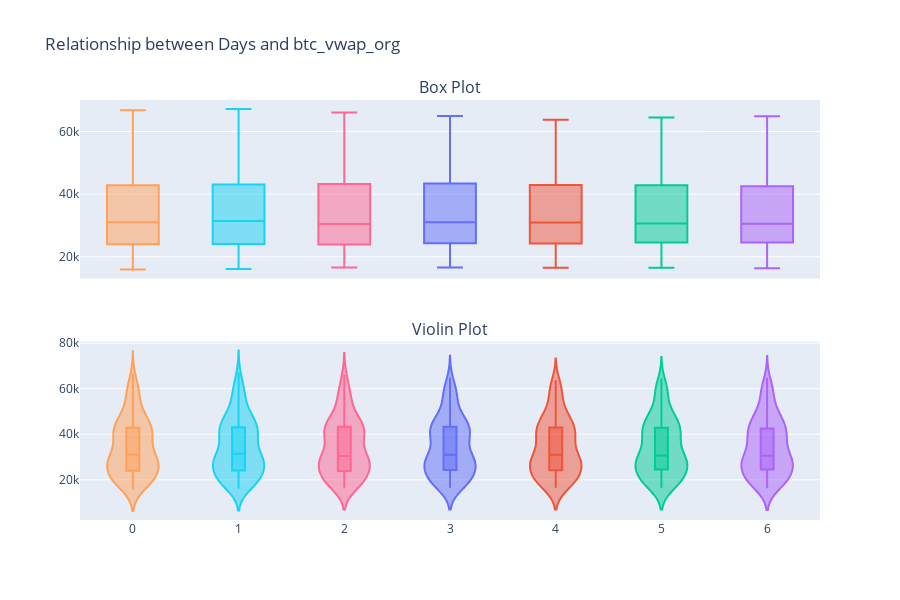

This figure's notebook cell:
### Code cell
fig_box = px.box(data, x='weekday', y='btc_vwap_org', color='weekday',
                 title='The Relationship between Days and btc_vwap_org',
                 labels={'btc_vwap_org': 'btc_vwap_org', 'weekday': 'Weekday'})

fig_violin = px.violin(data, x='weekday', y='btc_vwap_org', color='weekday',
                       box=True, title='The Relationship between Days and btc_vwap_org',
                       labels={'btc_vwap_org': 'btc_vwap_org', 'weekday': 'Weekday'})

fig_days = make_subplots(rows=2, cols=1,
                         subplot_titles=['Box Plot', 'Violin Plot'],
                         shared_xaxes=True,
                         vertical_spacing=0.15)

for trace in fig_box['data']:
    fig_days.add_trace(trace, row=1, col=1)

for trace in fig_violin['data']:
    fig_days.add_trace(trace, row=2, col=1)

fig_days.update_layout(showlegend=False, height=600, title_text='Relationship between Days and btc_vwap_org')
fig_days.show()

### Figure 1 — Plotly figure (JSON) as saved in the notebook; plotly's stock layout.template omitted (floating-point values rounded to 4 significant figures; data arrays with more than 128 entries replaced by an {"elided": "..."} marker saying what was removed)
{"data": [{"alignmentgroup": "True", "hovertemplate": "Weekday=%{x}<br>btc_vwap_org=%{y}<extra></extra>", "legendgroup": "3", "marker": {"color": "#636efa"}, "name": "3", "notched": false, "offsetgroup": "3", "orientation": "v", "showlegend": true, "type": "box", "x": {"elided": "151 int values"}, "x0": " ", "xaxis": "x", "y": {"elided": "151 float values"}, "y0": " ", "yaxis": "y"}, {"alignmentgroup": "True", "hovertemplate": "Weekday=%{x}<br>btc_vwap_org=%{y}<extra></extra>", "legendgroup": "4", "marker": {"color": "#EF553B"}, "name": "4", "notched": false, "offsetgroup": "4", "orientation": "v", "showlegend": true, "type": "box", "x": {"elided": "151 int values"}, "x0": " ", "xaxis": "x", "y": {"elided": "151 float values"}, "y0": " ", "yaxis": "y"}, {"alignmentgroup": "True", "hovertemplate": "Weekday=%{x}<br>btc_vwap_org=%{y}<extra></extra>", "legendgroup": "5", "marker": {"color": "#00cc96"}, "name": "5", "notched": false, "offsetgroup": "5", "orientation": "v", "showlegend": true, "type": "box", "x": {"elided": "151 int values"}, "x0": " ", "xaxis": "x", "y": {"elided": "151 float values"}, "y0": " ", "yaxis": "y"}, {"alignmentgroup": "True", "hovertemplate": "Weekday=%{x}<br>btc_vwap_org=%{y}<extra></extra>", "legendgroup": "6", "marker": {"color": "#ab63fa"}, "name": "6", "notched": false, "offsetgroup": "6", "orientation": "v", "showlegend": true, "type": "box", "x": {"elided": "151 int values"}, "x0": " ", "xaxis": "x", "y": {"elided": "151 float values"}, "y0": " ", "yaxis": "y"}, {"alignmentgroup": "True", "hovertemplate": "Weekday=%{x}<br>btc_vwap_org=%{y}<extra></extra>", "legendgroup": "0", "marker": {"color": "#FFA15A"}, "name": "0", "notched": false, "offsetgroup": "0", "orientation": "v", "showlegend": true, "type": "box", "x": {"elided": "151 int values"}, "x0": " ", "xaxis": "x", "y": {"elided": "151 float values"}, "y0": " ", "yaxis": "y"}, {"alignmentgroup": "True", "hovertemplate": "Weekday=%{x}<br>btc_vwap_org=%{y}<extra></extra>", "legendgroup": "1", "marker": {"color": "#19d3f3"}, "name": "1", "notched": false, "offsetgroup": "1", "orientation": "v", "showlegend": true, "type": "box", "x": {"elided": "151 int values"}, "x0": " ", "xaxis": "x", "y": {"elided": "151 float values"}, "y0": " ", "yaxis": "y"}, {"alignmentgroup": "True", "hovertemplate": "Weekday=%{x}<br>btc_vwap_org=%{y}<extra></extra>", "legendgroup": "2", "marker": {"color": "#FF6692"}, "name": "2", "notched": false, "offsetgroup": "2", "orientation": "v", "showlegend": true, "type": "box", "x": {"elided": "150 int values"}, "x0": " ", "xaxis": "x", "y": {"elided": "150 float values"}, "y0": " ", "yaxis": "y"}, {"alignmentgroup": "True", "box": {"visible": true}, "hovertemplate": "Weekday=%{x}<br>btc_vwap_org=%{y}<extra></extra>", "legendgroup": "3", "marker": {"color": "#636efa"}, "name": "3", "offsetgroup": "3", "orientation": "v", "scalegroup": "True", "showlegend": true, "type": "violin", "x": {"elided": "151 int values"}, "x0": " ", "xaxis": "x2", "y": {"elided": "151 float values"}, "y0": " ", "yaxis": "y2"}, {"alignmentgroup": "True", "box": {"visible": true}, "hovertemplate": "Weekday=%{x}<br>btc_vwap_org=%{y}<extra></extra>", "legendgroup": "4", "marker": {"color": "#EF553B"}, "name": "4", "offsetgroup": "4", "orientation": "v", "scalegroup": "True", "showlegend": true, "type": "violin", "x": {"elided": "151 int values"}, "x0": " ", "xaxis": "x2", "y": {"elided": "151 float values"}, "y0": " ", "yaxis": "y2"}, {"alignmentgroup": "True", "box": {"visible": true}, "hovertemplate": "Weekday=%{x}<br>btc_vwap_org=%{y}<extra></extra>", "legendgroup": "5", "marker": {"color": "#00cc96"}, "name": "5", "offsetgroup": "5", "orientation": "v", "scalegroup": "True", "showlegend": true, "type": "violin", "x": {"elided": "151 int values"}, "x0": " ", "xaxis": "x2", "y": {"elided": "151 float values"}, "y0": " ", "yaxis": "y2"}, {"alignmentgroup": "True", "box": {"visible": true}, "hovertemplate": "Weekday=%{x}<br>btc_vwap_org=%{y}<extra></extra>", "legendgroup": "6", "marker": {"color": "#ab63fa"}, "name": "6", "offsetgroup": "6", "orientation": "v", "scalegroup": "True", "showlegend": true, "type": "violin", "x": {"elided": "151 int values"}, "x0": " ", "xaxis": "x2", "y": {"elided": "151 float values"}, "y0": " ", "yaxis": "y2"}, {"alignmentgroup": "True", "box": {"visible": true}, "hovertemplate": "Weekday=%{x}<br>btc_vwap_org=%{y}<extra></extra>", "legendgroup": "0", "marker": {"color": "#FFA15A"}, "name": "0", "offsetgroup": "0", "orientation": "v", "scalegroup": "True", "showlegend": true, "type": "violin", "x": {"elided": "151 int values"}, "x0": " ", "xaxis": "x2", "y": {"elided": "151 float values"}, "y0": " ", "yaxis": "y2"}, {"alignmentgroup": "True", "box": {"visible": true}, "hovertemplate": "Weekday=%{x}<br>btc_vwap_org=%{y}<extra></extra>", "legendgroup": "1", "marker": {"color": "#19d3f3"}, "name": "1", "offsetgroup": "1", "orientation": "v", "scalegroup": "True", "showlegend": true, "type": "violin", "x": {"elided": "151 int values"}, "x0": " ", "xaxis": "x2", "y": {"elided": "151 float values"}, "y0": " ", "yaxis": "y2"}, {"alignmentgroup": "True", "box": {"visible": true}, "hovertemplate": "Weekday=%{x}<br>btc_vwap_org=%{y}<extra></extra>", "legendgroup": "2", "marker": {"color": "#FF6692"}, "name": "2", "offsetgroup": "2", "orientation": "v", "scalegroup": "True", "showlegend": true, "type": "violin", "x": {"elided": "150 int values"}, "x0": " ", "xaxis": "x2", "y": {"elided": "150 float values"}, "y0": " ", "yaxis": "y2"}], "layout": {"annotations": [{"font": {"size": 16}, "showarrow": false, "text": "Box Plot", "x": 0.5, "xanchor": "center", "xref": "paper", "y": 1, "yanchor": "bottom", "yref": "paper"}, {"font": {"size": 16}, "showarrow": false, "text": "Violin Plot", "x": 0.5, "xanchor": "center", "xref": "paper", "y": 0.425, "yanchor": "bottom", "yref": "paper"}], "height": 600, "showlegend": false, "title": {"text": "Relationship between Days and btc_vwap_org"}, "xaxis": {"anchor": "y", "domain": [0, 1], "matches": "x2", "showticklabels": false}, "xaxis2": {"anchor": "y2", "domain": [0, 1]}, "yaxis": {"anchor": "x", "domain": [0.575, 1]}, "yaxis2": {"anchor": "x2", "domain": [0, 0.425]}}}
